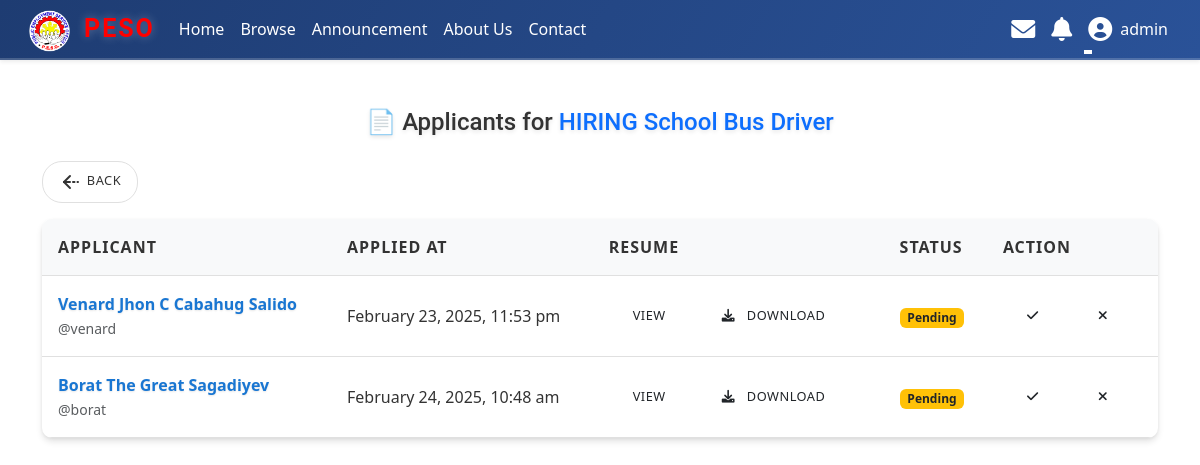
Screenshot of /admin/view_applicants.php?job_id=25 (signed in) with the database file from the repository.
### tables this page shows
CREATE TABLE `jobs` (
  `id` int(11) NOT NULL,
  `title` varchar(255) NOT NULL,
  `description` text NOT NULL,
  `thumbnail` varchar(255) DEFAULT NULL,
  `photo` varchar(255) DEFAULT NULL,
  `created_at` timestamp NOT NULL DEFAULT current_timestamp(),
  `category` varchar(100) NOT NULL,
  `category_id` int(11) NOT NULL,
  `location` varchar(255) DEFAULT NULL,
  `responsibilities` text NOT NULL,
  `requirements` text NOT NULL,
  `preferred_qualifications` text DEFAULT NULL
);

CREATE TABLE `applications` (
  `id` int(11) NOT NULL,
  `user_id` int(11) NOT NULL,
  `job_id` int(11) NOT NULL,
  `applied_at` timestamp NOT NULL DEFAULT current_timestamp(),
  `resume_file` varchar(255) DEFAULT NULL,
  `status` enum('pending','accepted','rejected') DEFAULT 'pending',
  `is_read` tinyint(1) DEFAULT 0,
  `status_updated_at` timestamp NOT NULL DEFAULT current_timestamp() ON UPDATE current_timestamp(),
  `dismissed` tinyint(1) DEFAULT 0
);

CREATE TABLE `users` (
  `id` int(11) NOT NULL,
  `email` varchar(100) NOT NULL,
  `password` varchar(255) NOT NULL,
  `role` enum('admin','user') DEFAULT 'user',
  `created_at` timestamp NOT NULL DEFAULT current_timestamp(),
  `username` varchar(50) NOT NULL,
  `first_name` varchar(50) NOT NULL,
  `middle_name` varchar(50) DEFAULT NULL,
  `last_name` varchar(50) NOT NULL,
  `ext_name` varchar(10) DEFAULT NULL,
  `gender` enum('Male','Female','Non-Binary','LGBTQ+','Other') NOT NULL,
  `birth_date` date DEFAULT NULL,
  `age` int(11) NOT NULL,
  `phone_number` varchar(20) NOT NULL,
  `place_of_birth` varchar(100) NOT NULL,
  `civil_status` enum('Single','Married','Divorced','Widowed') NOT NULL,
  `zip_code` varchar(10) NOT NULL,
  `street_address` varchar(255) NOT NULL,
  `barangay` varchar(100) NOT NULL,
  `city` varchar(100) NOT NULL,
  `education_level` varchar(50) DEFAULT NULL,
  `completion_year` int(11) DEFAULT NULL,
  `school_name` varchar(255) DEFAULT NULL,
  `inclusive_years` varchar(50) DEFAULT NULL,
  `uploaded_file` varchar(255) DEFAULT NULL,
  `caption` varchar(255) DEFAULT NULL,
  `work_experience` text DEFAULT NULL,
  `skills` text DEFAULT NULL,
  `linkedin_profile` varchar(255) DEFAULT NULL,
  `portfolio_url` varchar(255) DEFAULT NULL,
  `resume_file` varchar(255) DEFAULT NULL,
  `cover_photo` varchar(255) DEFAULT NULL
);

### admin/view_applicants.php (the view, shortened to what this page needs)
<?php
include '../includes/header.php';
$job_id = $_GET['job_id'] ?? null;
$jobQuery = "SELECT title FROM jobs WHERE id = ?";
$stmt = $conn->prepare($jobQuery);
$stmt->bind_param("i", $job_id);
$stmt->execute();
$jobResult = $stmt->get_result();
$job = $jobResult->fetch_assoc();
$appQuery = "SELECT u.id AS user_id, u.username, u.first_name, u.middle_name, u.last_name, a.applied_at, a.resume_file, a.status
             FROM applications a
             JOIN users u ON a.user_id = u.id
             WHERE a.job_id = ?";
$stmt = $conn->prepare($appQuery);
$stmt->bind_param("i", $job_id);
$stmt->execute();
$appResult = $stmt->get_result();
?>
<link rel="stylesheet" href="/JOB/assets/view_applicants.css">
<div class="container mt-5">
    <h2 class="text-center mb-4 text-futuristic">📄 Applicants for <span class="text-primary"><?= htmlspecialchars($job['title']) ?></span></h2>
    <div class="d-flex justify-content-between my-3">
        <button onclick="goBack()" class="btn btn-back"> Back</button>
    </div>
    <?php if ($appResult->num_rows > 0): ?>
        <table class="table-futuristic">
            <thead>
                <tr>
                    <th>Applicant</th>
                    <th>Applied At</th>
                    <th>Resume</th>
                    <th>Status</th>
                    <th>Action</th>
                </tr>
            </thead>
            <tbody>
            <?php while ($row = $appResult->fetch_assoc()):
                $fullName = trim($row['first_name'] . ' ' . ($row['middle_name'] ? $row['middle_name'] . ' ' : '') . $row['last_name']);
                $profileLink = "../pages/profile.php?id=" . urlencode($row['user_id']);
                $resumeFile = $row['resume_file'];
                $status = $row['status'];
            ?>
            <tr>
                <td>
                    <div>
                        <a href="<?= htmlspecialchars($profileLink) ?>" class="fw-bold text-decoration-none text-futuristic-link">
                            <?= htmlspecialchars($fullName) ?>
                        </a>
                        <br>
                        <small>
                            <a href="<?= htmlspecialchars($profileLink) ?>" class="text-decoration-none text-muted">
                                @<?= htmlspecialchars($row['username']) ?>
                            </a>
                        </small>
                    </div>
                </td>
                <td><?= date("F j, Y, g:i a", strtotime($row['applied_at'])) ?></td>
                <td>
                    <?php if (!empty($resumeFile)): ?>
                        <?php
                        $fileExtension = pathinfo($resumeFile, PATHINFO_EXTENSION);
                        $fileUrl = htmlspecialchars($resumeFile);
                        ?>
                        <div id="resume-actions-<?= $row['user_id'] ?>" class="d-flex">
                            <button class="btn btn-light-futuristic me-2" onclick="viewResume('<?= $fileUrl ?>', '<?= $fileExtension ?>')">View</button>
                            <a href="<?= $fileUrl ?>" class="btn btn-light-download" download>
                                <i class="fas fa-download me-2"></i> Download
                            </a>
                        </div>
                    <?php else: ?>
                        <span class="text-danger">No resume attached</span>
                    <?php endif; ?>
                </td>
                <td>
                    <?php if ($status === 'pending'): ?>
                        <span class="badge bg-warning text-dark">Pending</span>
                    <?php elseif ($status === 'accepted'): ?>
                        <span class="badge bg-success">Accepted</span>
                    <?php elseif ($status === 'rejected'): ?>
                        <span class="badge bg-danger">Rejected</span>
                    <?php endif; ?>
                </td>
                <td>
                    <?php if ($status === 'pending'): ?>
                        <form method="POST" style="display:inline;">
                            <button type="submit" name="action" value="accept" class="btn btn-light-check me-2">
                                <i class="fas fa-check"></i>
                            </button>
                            <button type="submit" name="action" value="reject" class="btn btn-light-cross">
                                <i class="fas fa-times"></i>
                            </button>
                        </form>
                    <?php else: ?>
                        <span class="text-muted">Action taken</span>
                    <?php endif; ?>
                </td>
            </tr>
            <?php endwhile; ?>
            </tbody>
        </table>
    <?php else: ?>
        <div class="alert alert-warning text-center">❌ No applicants for this job yet.</div>
    <?php endif; ?>
</div>

### assets/header.css (style rules this page uses)
* { margin: 0; padding: 0; box-sizing: border-box; }
body { padding-top: 60px; }
.btn { font-size: 0.8rem; padding: 0.6rem 1.5rem; border: none; border-radius: 15px; cursor: pointer; transition: all 0.3s ease; text-transform: uppercase; font-weight: 500; letter-spacing: 0.5px; }

### assets/view_applicants.css (style rules this page uses)
* { margin: 0; padding: 0; box-sizing: border-box; }
.table-futuristic { width: 100%; border-collapse: collapse; background: #ffffff; color: #333333; border-radius: 10px; overflow: hidden; box-shadow: 0 4px 6px rgba(0, 0, 0, 0.1), 0 1px 3px rgba(0, 0, 0, 0.06); }
.table-futuristic th, .table-futuristic td { padding: 1rem; text-align: left; border-bottom: 1px solid #e0e0e0; }
.table-futuristic th { background: #f8f9fa; font-weight: bold; text-transform: uppercase; letter-spacing: 1px; }
.btn-back { background: transparent; color: #333333; border: 1px solid #e0e0e0; padding: 0.5rem 1rem; border-radius: 20px; transition: transform 0.3s ease, color 0.3s ease; }
.text-futuristic { font-family: 'Roboto', sans-serif; font-size: 1.5rem; color: #333333; text-shadow: 0 2px 4px rgba(0, 0, 0, 0.1); }
.text-futuristic-link { color: #1976d2; text-shadow: 0 1px 2px rgba(0, 0, 0, 0.1); transition: color 0.3s ease; }

### rows the page displays
jobs: title "HIRING School Bus Driver"
applications: user.last_name "Venard Jhon C Cabahug Salido", user.username "venard", applied_at "February 23, 2025, 11:53 pm", status "Pending"
applications: user.last_name "Borat The Great Sagadiyev", user.username "borat", applied_at "February 24, 2025, 10:48 am", status "Pending"

### other values shown
$_SESSION['username'] "admin"
